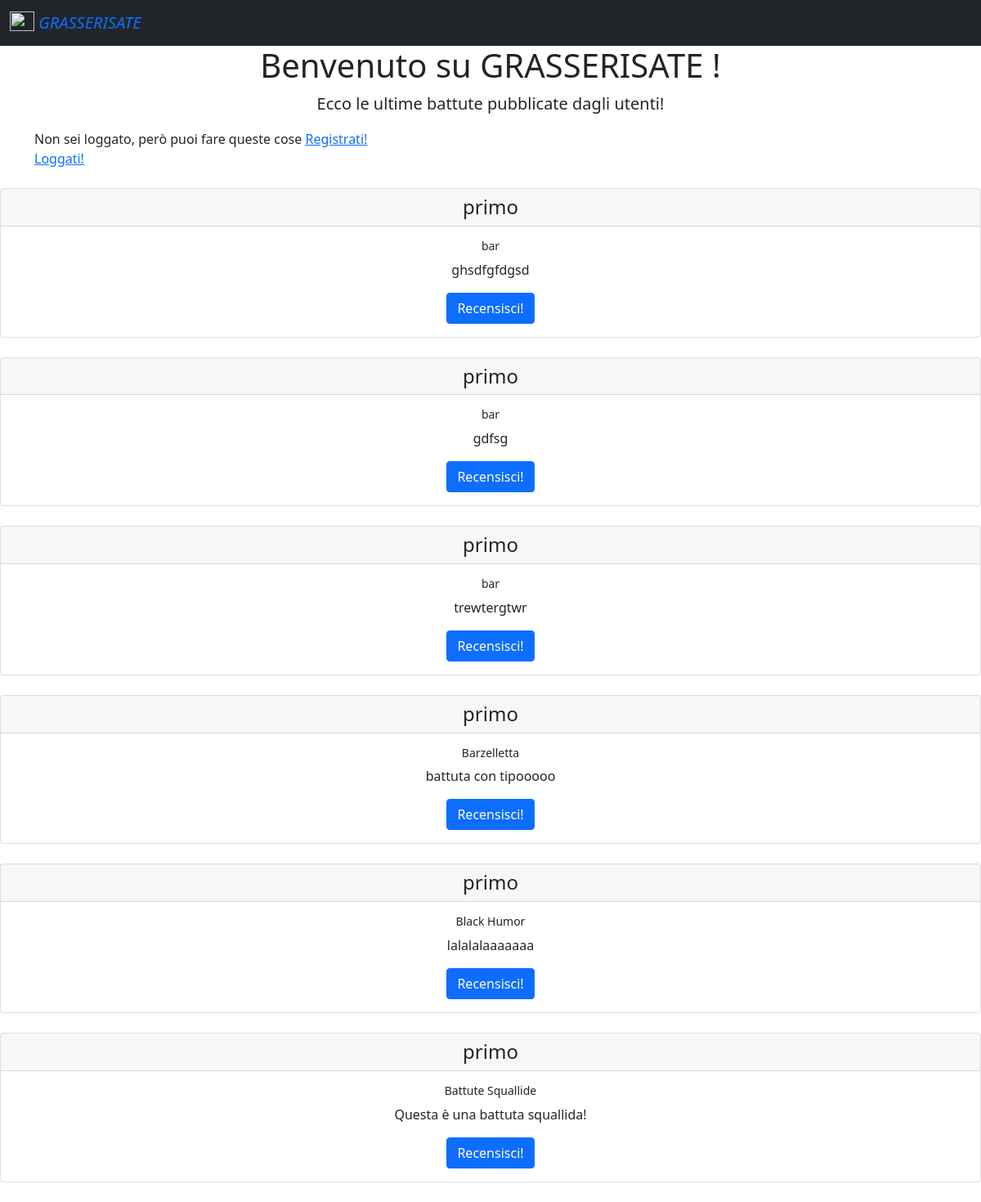
The page / on the database its author committed.
### esame/models.py (models this page shows)
class Battute(models.Model):
    testo = models.TextField(default="")
    utente = models.ForeignKey(User, on_delete=models.CASCADE)
    tempo = models.DateTimeField(auto_now=True)
    tipo = MultiSelectField(choices=SCELTE, max_length=3, default='bar')
    somma_voti = models.IntegerField(default=0)
    numero_voti = models.IntegerField(default=0)
    media_voti = models.FloatField(default=0.0)

### esame/views.py (the view)
# urls.py: path('', views.HomeView.as_view(), name='home'),
class HomeView(ListView):
    template_name = 'home.html'
    model = Battute

### templates/home.html (shortened to what this page needs)
<html lang="en">
{% extends 'base.html' %}
{% block contenuto %}
    <div class="container">
        <h1> <div style="text-align: center;"> Benvenuto su GRASSERISATE {% if user.is_authenticated %} , {{ user.username }}{% endif %}!</div></h1>
        <p class="lead" style="text-align:center">
            Ecco le ultime battute pubblicate dagli utenti!
        </p>
        {% if user.is_authenticated %}
            <div style="text-align:center">
                <a href="{% url  "aggiungi_battuta"%}">
                    <button type="button" class="btn btn-primary">
                        Aggiungi una battuta!
                    </button>
                </a>
                <a href="{% url  "profilo" pk=request.user.id %}">
                    <button type="button" class="btn btn-info">
                        Vai al tuo profilo!
                    </button>
                </a>
                <a href='{% url 'logout' %}'>
                    <button type="button" class="btn btn-danger">
                        Logout
                    </button>
                </a>
            </div>
        {% else %}
            Non sei loggato, però puoi fare queste cose
            <a href="{% url 'registrazione' %}">Registrati!</a><br>
            <a href="{% url 'login' %}">Loggati!</a>
            </div>
        {% endif %}
    <br>
    <div style="text-align:center">
        {% for b in object_list %}
            <div class="card">
                <h4 class="card-header"> {{ b.utente }} </h4>
                <div class="card-body">
                    <h6 class="card-title" > <small>{{ b.tipo }}</small>  </h6>
                    <p class="card-text"> {{ b.testo }} </p>
                    <a href="{% url "aggiungi_recensione" pk=b.id %}" class="btn btn-primary">Recensisci!</a>
                </div>
            </div>
            <br>
        {%  endfor %}
    </div>
{% endblock %}

### rows shown on the page
Battute: utente "primo", tipo "bar", testo "ghsdfgfdgsd"
Battute: utente "primo", tipo "bar", testo "gdfsg"
Battute: utente "primo", tipo "bar", testo "trewtergtwr"
Battute: utente "primo", tipo "Barzelletta", testo "battuta con tipooooo"
Battute: utente "primo", tipo "Black Humor", testo "lalalalaaaaaaa"
Battute: utente "primo", tipo "Battute Squallide", testo "Questa è una battuta squallida!"
